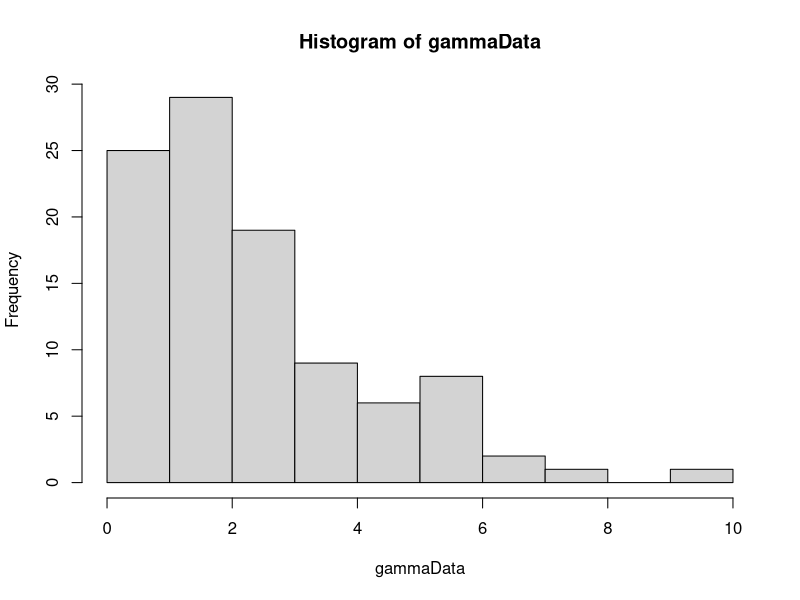
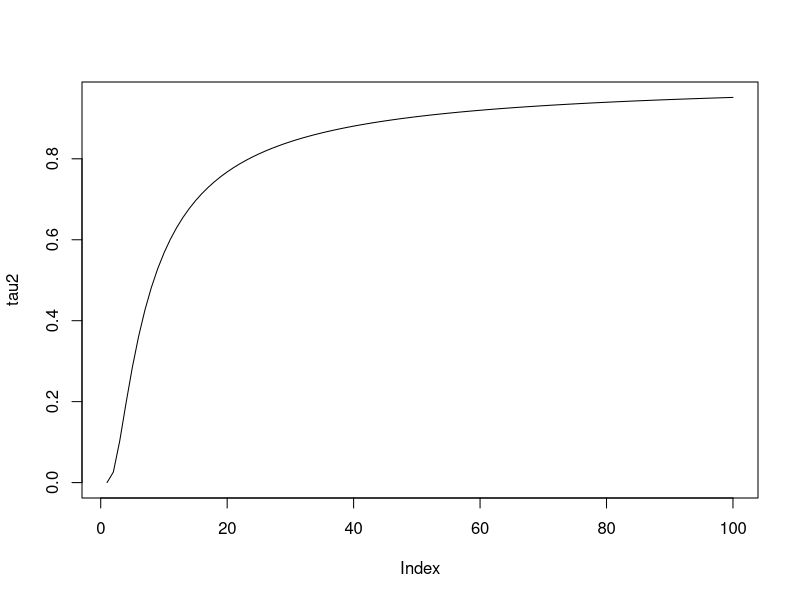
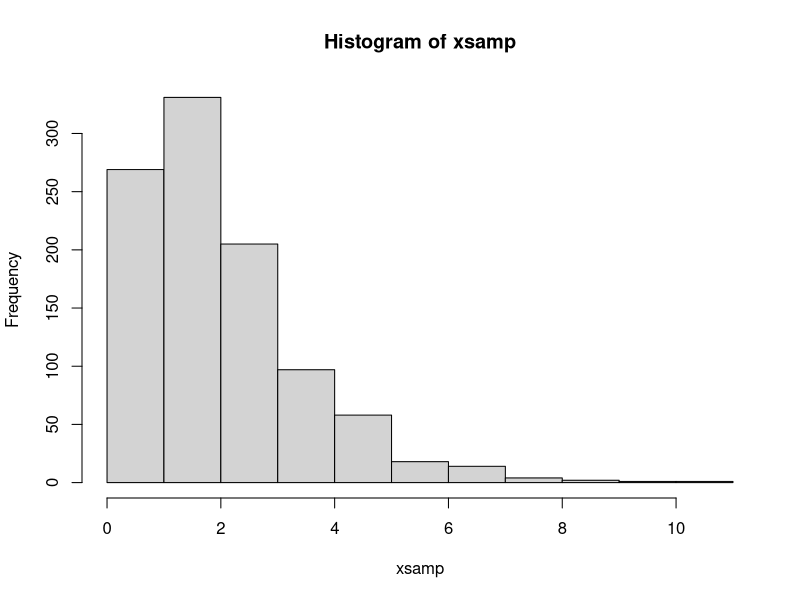
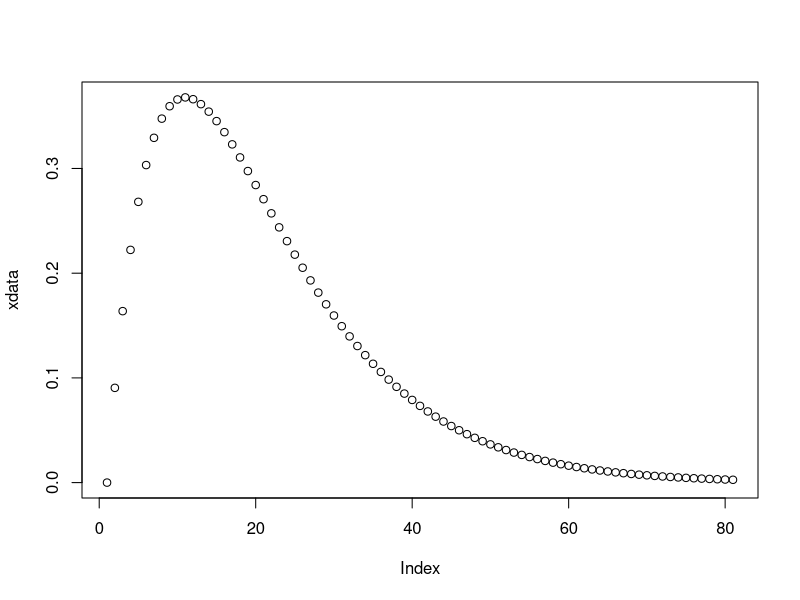
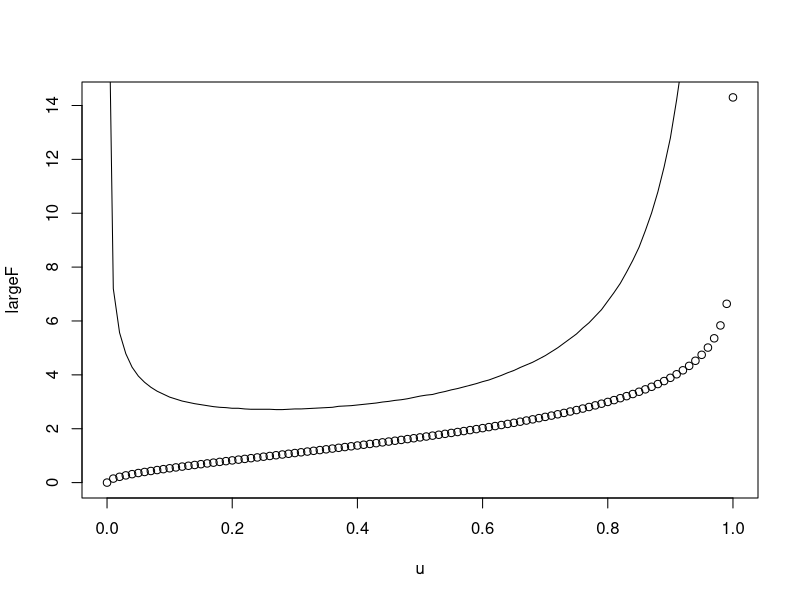
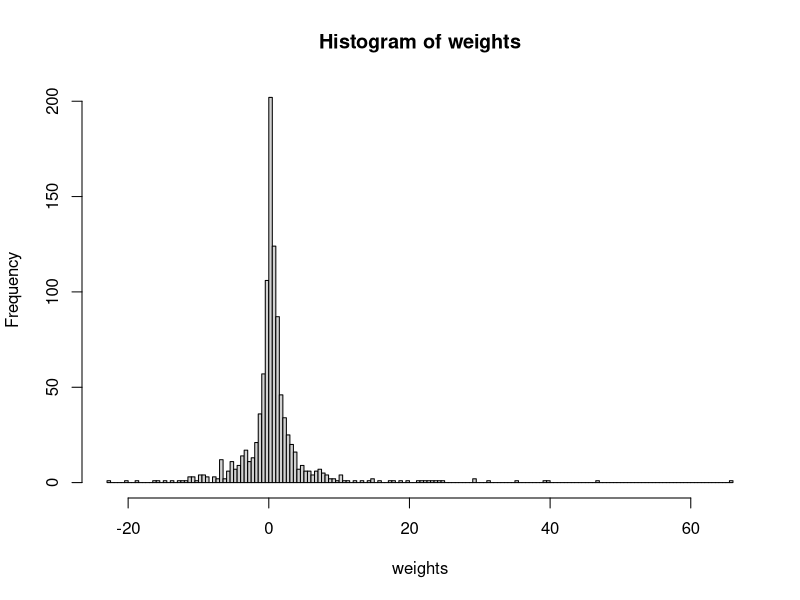

Here is the R script that generated these plots, in order:
library(MCMCpack)


calcWeight <- function(gammaInv, diffGammaInv) {
  weight = (1/length(gammaInv))*(sum(diffGammaInv/gammaInv)) - sum(diffGammaInv)/sum(gammaInv)
  return(weight)
}

invGammaCumulative <- function(u, alpha) {
  x = 0
  stepSize = 0.1
  tolerance = 0.00001
  direction = 1
  integralValue = 0
  
  while(abs(integralValue - u) > tolerance){
    x = x + direction*stepSize
    if(x<0) {
      x = 0
      direction = 1
    }
    
    if(method == "integrate") {
      integral = integrate(gammaDensity, 0, x)
      integralValue = integral$value  
    } else if(method == "pgamma") {
      integral = pgamma(x, shape=alpha, scale=1)
      integralValue = integral
    }
    
    
    # Going left and pass the point
    if ((u > integralValue) && (direction == -1)) {
      stepSize = stepSize/2
      direction = 1
    }
    
    # Going right and pass the point
    if ((u < integralValue) && (direction == 1)) {
      stepSize = stepSize/2
      direction = -1
    }
  }
  return(x)
}

diffInvGammaCumulative <- function(u) {
  if(u+hStep < 1) {
    firstPoint = invGammaCumulative(u, alpha)
    secondPoint = invGammaCumulative(u+hStep, alpha)
    return((secondPoint - firstPoint)/hStep)  
  } else {
    firstPoint = invGammaCumulative(u-hStep, alpha)
    secondPoint = invGammaCumulative(u, alpha)
    return((secondPoint - firstPoint)/hStep)  
  }
}

gammaDensity <- function(x) {
  return(dgamma(x, alpha,1))  
}

findAlpha <- function(s2, u) {
  alphaValue = 0.1
  stepSize = 10
  direction = 1
  tolerance = 0.0001
  tau2Value = 0
  
  while(abs(s2 - tau2Value) > tolerance) {
    alphaValue = alphaValue + direction*stepSize
    if(alphaValue<=0) {
      alphaValue = 0.1
      direction = 1
    }
    
    tau2Value = calcValueTau2(u, alphaValue)
    
    if ((s2 > tau2Value) && (direction == -1)) {
      stepSize = stepSize/2
      direction = 1
    }
    
    if ((s2 < tau2Value) && (direction == 1)) {
      stepSize = stepSize/2
      direction = -1
    }
    
  }
  return(alphaValue)
}

findBeta <- function(s1, u, alphaValue) {
  largeFInv = rep(0, length(u))
  for(i in 1:length(u)) {
    largeFInv[i] = invGammaCumulative(u[i], alphaValue)
  }
  return(s1*length(u)/(sum(largeFInv)))
}

calcValueTau2 <- function(u, alphaValue) {
  largeFInv = rep(0, length(u))
  for(i in 1:length(u)) {
    largeFInv[i] = invGammaCumulative(u[i], alphaValue)
  }
  return(length(u)*((prod(largeFInv))^(1/length(u)))/sum(largeFInv))
}

calcValueTau2Method2 <- function(x) {
  return(length(x)*((prod(x))^(1/length(x)))/sum(x))
}

alpha = 2
beta = 1
hStep = 0.004
method = "pgamma"
NUM_SAMPLES = 1000
NUM_POINTS = 100

# Generate data
gammaData = rgamma(NUM_POINTS, shape=alpha, scale = beta)
hist(gammaData)
# Calculation of statistics
s1 = sum(gammaData)/NUM_POINTS
s2 = NUM_POINTS*((prod(gammaData))^(1/NUM_POINTS))/sum(gammaData)

# Plot of tau 2 with respect to alpha
alpharange = seq(0.1 , 10, by = 0.1)
tau2 = rep(0, length(alpharange))
u = runif(NUM_POINTS)
for(i in 1:length(alpharange)) {
  tau2[i]= calcValueTau2(u, alpharange[i])
}
plot(tau2, type="l")



# Generation of new sample
u = runif(NUM_POINTS)
estAlpha = findAlpha(s2, u)
estBeta = findBeta(s1, u, estAlpha)


# Testing
xsamp = rep(0, NUM_SAMPLES)
for(i in 1:NUM_SAMPLES) {
  u = runif(1)
  xsamp[i] = invGammaCumulative(u, alpha)
}
hist(xsamp)
xdata = dgamma(seq(0,8, by=0.1),2)
plot(xdata)

u = seq(0,1,by=0.01)
largeF = rep(0,length(u))
diffF = rep(0,length(u)-1)
for(i in 1:length(u)) {
  largeF[i] = invGammaCumulative(u[i],alpha)
  if(i<length(u)) {
    diffF[i] = diffInvGammaCumulative(u[i])  
  }
  print(i)
}
plot(u,largeF)
lines(u[1:100],diffF)

NUM_POINTS = 20
weights = rep(0, NUM_SAMPLES)
for(i in 1:NUM_SAMPLES) {
  u = runif(NUM_POINTS)
  diffF = rep(0, NUM_POINTS)
  invF = rep(0, NUM_POINTS)
  for(j in 1:NUM_POINTS) {
    invF[j] = invGammaCumulative(u[j], alpha)
    diffF[j] = diffInvGammaCumulative(u[j])
  }
  weights[i] = calcWeight(invF, diffF)
  print(i)
}

hist(weights, breaks = 200)
